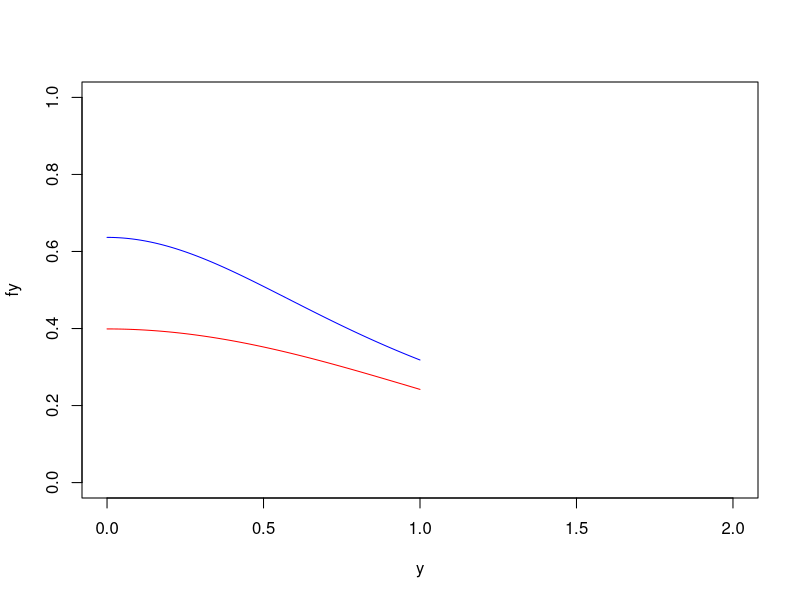
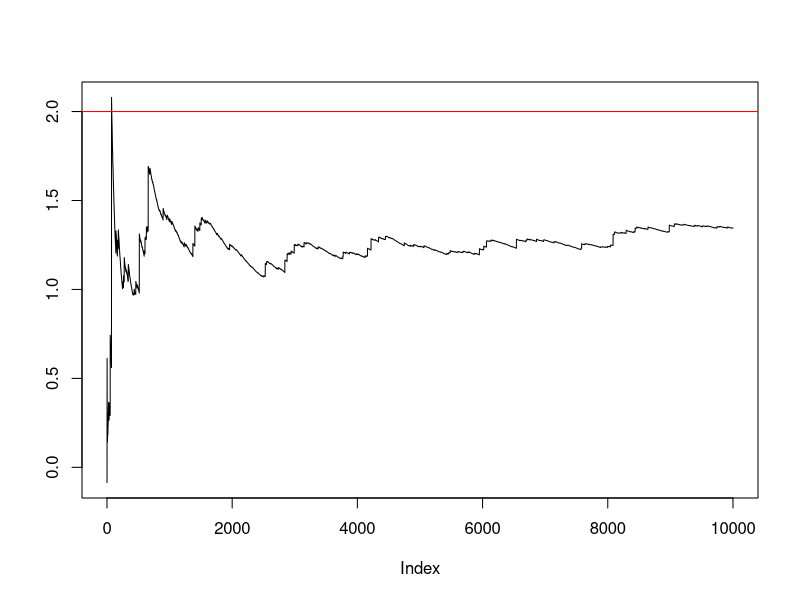

Write R code to recreate these figures, in order.
set.seed(201)

#### Problem 1 ####
#### Part 1 ####

# Plot density function curve in R
y <- seq(0, 1, 0.01)
fy <- dnorm(y)
plot(y, fy, type = "l", col = "red", ylim=c(0,1), xlim=c(0,2))
# Plot proposal distribution g(y) which is Uniform(0, 1)
lines(y, 2*dcauchy(y), col = "blue") # 1*g(y)

# c = 2

# Rejection sampling method
n <- 1000
k <- 0 #counter for accepted
j <- 0 #counter for iterations
accepted_samples <- rep(0, n)

while(k < n){
  proposal_sample <- rcauchy(1) #random sample from Cauchy distribution which is Uniform(0, 1)
  uniform <- runif(1)
  j <- j + 1
  if (uniform < dnorm(proposal_sample)/(2*dcauchy(proposal_sample))){
    #we accept the proposal sample
    k <- k + 1
    accepted_samples[k] <- proposal_sample
  }
}

#### Part 2 ####

# Compare empirical and theoretical percentiles
p <- seq(0.1, 0.9, 0.01)
Qhat <- quantile(accepted_samples, p) # quantiles from sample
Q <- qnorm(p) # theoretical quantiles

round(rbind(Qhat, Q), 3)

#### Problem 2 ####
#### Part 1 ####

n <- 10000
x1 <- rnorm(n)

target_function <- (dnorm(x1, 1, 1)/2) + (dnorm(x1, 3, 1)/2)
importance_samples <- dnorm(x1)
theta.hat <- mean(x1 * target_function/importance_samples)

#### Part 2 ####

plot(cumsum(((x1 * target_function)/importance_samples))/(1:n), type = 'l', ylab = "")
abline(h=2, col = 'red')


